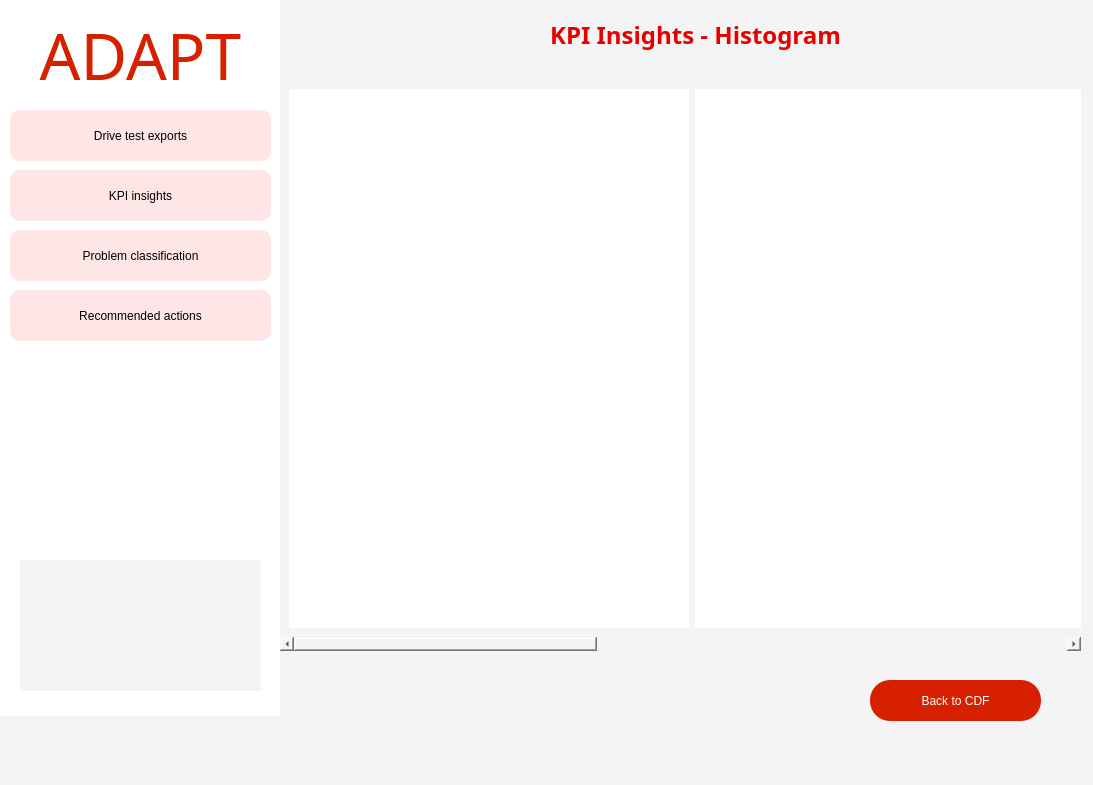
<?xml version="1.0" encoding="UTF-8"?>
<ui version="4.0">
 <class>MainWindow</class>
 <widget class="QMainWindow" name="MainWindow">
  <property name="geometry">
   <rect>
    <x>0</x>
    <y>0</y>
    <width>1093</width>
    <height>785</height>
   </rect>
  </property>
  <property name="windowTitle">
   <string>MainWindow</string>
  </property>
  <property name="styleSheet">
   <string notr="true">
background-color: rgb(244, 244, 244);</string>
  </property>
  <widget class="QWidget" name="centralwidget">
   <widget class="QLabel" name="label_2">
    <property name="geometry">
     <rect>
      <x>-1</x>
      <y>-5</y>
      <width>281</width>
      <height>721</height>
     </rect>
    </property>
    <property name="styleSheet">
     <string notr="true">background-color: rgb(255, 255, 255);</string>
    </property>
    <property name="text">
     <string/>
    </property>
   </widget>
   <widget class="QPushButton" name="exports_button">
    <property name="geometry">
     <rect>
      <x>10</x>
      <y>110</y>
      <width>261</width>
      <height>51</height>
     </rect>
    </property>
    <property name="styleSheet">
     <string notr="true">QPushButton {
    background-color: rgb(255, 230, 230); /* light faded red */
    font: 10pt &quot;Century Gothic&quot;;
    color: black;
    border-radius: 10px;
    border: none;
    padding: 6px 12px;
}

QPushButton:hover {
    background-color: rgb(250, 200, 200); /* slightly deeper red when hovering */
}

QPushButton:pressed {
    background-color: rgb(240, 180, 180); /* deeper red when pressed */
    padding-top: 8px;
    padding-bottom: 4px;
}
</string>
    </property>
    <property name="text">
     <string>Drive test exports</string>
    </property>
    <property name="icon">
     <iconset>
      <normaloff>../../../Downloads/file-export.png</normaloff>../../../Downloads/file-export.png</iconset>
    </property>
    <property name="flat">
     <bool>true</bool>
    </property>
   </widget>
   <widget class="QPushButton" name="insights_button">
    <property name="enabled">
     <bool>false</bool>
    </property>
    <property name="geometry">
     <rect>
      <x>10</x>
      <y>170</y>
      <width>261</width>
      <height>51</height>
     </rect>
    </property>
    <property name="styleSheet">
     <string notr="true">QPushButton {
    background-color: rgb(255, 230, 230); /* light faded red */
    font: 10pt &quot;Century Gothic&quot;;
    color: black;
    border-radius: 10px;
    border: none;
    padding: 6px 12px;
}

QPushButton:hover {
    background-color: rgb(250, 200, 200); /* slightly deeper red when hovering */
}

QPushButton:pressed {
    background-color: rgb(240, 180, 180); /* deeper red when pressed */
    padding-top: 8px;
    padding-bottom: 4px;
}
</string>
    </property>
    <property name="text">
     <string>KPI insights</string>
    </property>
    <property name="icon">
     <iconset>
      <normaloff>../../../Downloads/kpi-evaluation (1).png</normaloff>../../../Downloads/kpi-evaluation (1).png</iconset>
    </property>
    <property name="flat">
     <bool>true</bool>
    </property>
   </widget>
   <widget class="QPushButton" name="classification_button">
    <property name="enabled">
     <bool>false</bool>
    </property>
    <property name="geometry">
     <rect>
      <x>10</x>
      <y>230</y>
      <width>261</width>
      <height>51</height>
     </rect>
    </property>
    <property name="styleSheet">
     <string notr="true">QPushButton {
    background-color: rgb(255, 230, 230); /* light faded red */
    font: 10pt &quot;Century Gothic&quot;;
    color: black;
    border-radius: 10px;
    border: none;
    padding: 6px 12px;
}

QPushButton:hover {
    background-color: rgb(250, 200, 200); /* slightly deeper red when hovering */
}

QPushButton:pressed {
    background-color: rgb(240, 180, 180); /* deeper red when pressed */
    padding-top: 8px;
    padding-bottom: 4px;
}
</string>
    </property>
    <property name="text">
     <string>Problem classification</string>
    </property>
    <property name="icon">
     <iconset>
      <normaloff>../../../Downloads/problem-solving.png</normaloff>../../../Downloads/problem-solving.png</iconset>
    </property>
    <property name="flat">
     <bool>true</bool>
    </property>
   </widget>
   <widget class="QPushButton" name="actions_button">
    <property name="enabled">
     <bool>false</bool>
    </property>
    <property name="geometry">
     <rect>
      <x>10</x>
      <y>290</y>
      <width>261</width>
      <height>51</height>
     </rect>
    </property>
    <property name="styleSheet">
     <string notr="true">QPushButton {
    background-color: rgb(255, 230, 230); /* light faded red */
    font: 10pt &quot;Century Gothic&quot;;
    color: black;
    border-radius: 10px;
    border: none;
    padding: 6px 12px;
}

QPushButton:hover {
    background-color: rgb(250, 200, 200); /* slightly deeper red when hovering */
}

QPushButton:pressed {
    background-color: rgb(240, 180, 180); /* deeper red when pressed */
    padding-top: 8px;
    padding-bottom: 4px;
}
</string>
    </property>
    <property name="text">
     <string>Recommended actions</string>
    </property>
    <property name="icon">
     <iconset>
      <normaloff>../../../Downloads/decision-choice.png</normaloff>../../../Downloads/decision-choice.png</iconset>
    </property>
    <property name="flat">
     <bool>true</bool>
    </property>
   </widget>
   <widget class="QPushButton" name="CDF_button">
    <property name="geometry">
     <rect>
      <x>870</x>
      <y>680</y>
      <width>171</width>
      <height>41</height>
     </rect>
    </property>
    <property name="styleSheet">
     <string notr="true">QPushButton {
    background-color: rgb(214, 32, 0);
    font: 75 11pt &quot;Century Gothic&quot;;
    color: rgb(255, 255, 255);
    border-radius: 20px;
    border: none;
    padding: 5px 10px;
}

QPushButton:pressed {
    background-color: rgb(180, 27, 0);
    padding-top: 7px;
    padding-bottom: 3px;
}

QPushButton:hover {
    background-color: rgb(230, 50, 20);
}
</string>
    </property>
    <property name="text">
     <string>Back to CDF</string>
    </property>
    <property name="default">
     <bool>false</bool>
    </property>
   </widget>
   <widget class="QScrollArea" name="scrollArea">
    <property name="geometry">
     <rect>
      <x>280</x>
      <y>80</y>
      <width>801</width>
      <height>571</height>
     </rect>
    </property>
    <property name="styleSheet">
     <string notr="true">QScrollBar:horizontal {
    border: none;
    background: #f0f0f0;
    height: 12px;
    margin: 0px 0px 0px 0px;
}

QScrollBar::handle:horizontal {
    background: #e60000;
    min-width: 20px;
    border-radius: 6px;
}

QScrollBar::handle:horizontal:hover {
    background: #cc0000;
}

QScrollBar::add-line:horizontal,
QScrollBar::sub-line:horizontal {
    width: 0px;
    subcontrol-origin: margin;
}

QScrollBar::add-page:horizontal,
QScrollBar::sub-page:horizontal {
    background: none;
}

QFrame {
    border: none;
    background: transparent;
}

</string>
    </property>
    <property name="widgetResizable">
     <bool>true</bool>
    </property>
    <widget class="QWidget" name="scrollAreaWidgetContents">
     <property name="geometry">
      <rect>
       <x>0</x>
       <y>0</y>
       <width>2050</width>
       <height>550</height>
      </rect>
     </property>
     <layout class="QHBoxLayout" name="horizontalLayout_2">
      <item>
       <widget class="QFrame" name="throughput_histogram_frame">
        <property name="sizePolicy">
         <sizepolicy hsizetype="Minimum" vsizetype="Minimum">
          <horstretch>0</horstretch>
          <verstretch>0</verstretch>
         </sizepolicy>
        </property>
        <property name="minimumSize">
         <size>
          <width>400</width>
          <height>500</height>
         </size>
        </property>
        <property name="styleSheet">
         <string notr="true">background-color: rgb(255, 255, 255);</string>
        </property>
        <property name="frameShape">
         <enum>QFrame::StyledPanel</enum>
        </property>
        <property name="frameShadow">
         <enum>QFrame::Raised</enum>
        </property>
       </widget>
      </item>
      <item>
       <widget class="QFrame" name="rsrp_histogram_frame">
        <property name="minimumSize">
         <size>
          <width>400</width>
          <height>500</height>
         </size>
        </property>
        <property name="styleSheet">
         <string notr="true">background-color: rgb(255, 255, 255);</string>
        </property>
        <property name="frameShape">
         <enum>QFrame::StyledPanel</enum>
        </property>
        <property name="frameShadow">
         <enum>QFrame::Raised</enum>
        </property>
       </widget>
      </item>
      <item>
       <widget class="QFrame" name="sinr_histogram_frame">
        <property name="minimumSize">
         <size>
          <width>400</width>
          <height>500</height>
         </size>
        </property>
        <property name="styleSheet">
         <string notr="true">background-color: rgb(255, 255, 255);</string>
        </property>
        <property name="frameShape">
         <enum>QFrame::StyledPanel</enum>
        </property>
        <property name="frameShadow">
         <enum>QFrame::Raised</enum>
        </property>
       </widget>
      </item>
      <item>
       <widget class="QFrame" name="rsrq_histogram_frame">
        <property name="minimumSize">
         <size>
          <width>400</width>
          <height>500</height>
         </size>
        </property>
        <property name="styleSheet">
         <string notr="true">background-color: rgb(255, 255, 255);</string>
        </property>
        <property name="frameShape">
         <enum>QFrame::StyledPanel</enum>
        </property>
        <property name="frameShadow">
         <enum>QFrame::Raised</enum>
        </property>
       </widget>
      </item>
      <item>
       <widget class="QFrame" name="UE_Power_frame">
        <property name="minimumSize">
         <size>
          <width>400</width>
          <height>500</height>
         </size>
        </property>
        <property name="styleSheet">
         <string notr="true">background-color: rgb(255, 255, 255);</string>
        </property>
        <property name="frameShape">
         <enum>QFrame::StyledPanel</enum>
        </property>
        <property name="frameShadow">
         <enum>QFrame::Raised</enum>
        </property>
       </widget>
      </item>
     </layout>
    </widget>
   </widget>
   <widget class="QLabel" name="titleLabel">
    <property name="geometry">
     <rect>
      <x>490</x>
      <y>10</y>
      <width>411</width>
      <height>51</height>
     </rect>
    </property>
    <property name="font">
     <font>
      <family>Segoe UI,Arial,sans-serif</family>
      <weight>75</weight>
      <bold>true</bold>
     </font>
    </property>
    <property name="styleSheet">
     <string notr="true">color: #e60000; text-shadow: 1px 1px 2px rgba(0,0,0,0.1);</string>
    </property>
    <property name="text">
     <string>&lt;html&gt;&lt;head/&gt;&lt;body&gt;&lt;p align=&quot;center&quot;&gt;&lt;span style=&quot; font-size:18pt;&quot;&gt;KPI Insights - Histogram&lt;/span&gt;&lt;/p&gt;&lt;/body&gt;&lt;/html&gt;</string>
    </property>
    <property name="alignment">
     <set>Qt::AlignLeading|Qt::AlignLeft|Qt::AlignVCenter</set>
    </property>
   </widget>
   <widget class="QLabel" name="label">
    <property name="geometry">
     <rect>
      <x>20</x>
      <y>10</y>
      <width>241</width>
      <height>91</height>
     </rect>
    </property>
    <property name="font">
     <font>
      <family>Britannic Bold</family>
      <pointsize>34</pointsize>
      <weight>50</weight>
      <italic>false</italic>
      <bold>false</bold>
     </font>
    </property>
    <property name="styleSheet">
     <string notr="true">color:rgb(214, 32, 0);
font: 34pt &quot;Britannic Bold&quot;;
background-color: rgb(255, 255, 255);



</string>
    </property>
    <property name="text">
     <string>&lt;html&gt;&lt;head/&gt;&lt;body&gt;&lt;p align=&quot;center&quot;&gt;&lt;span style=&quot; font-size:48pt;&quot;&gt;ADAPT&lt;/span&gt;&lt;/p&gt;&lt;/body&gt;&lt;/html&gt;</string>
    </property>
   </widget>
   <widget class="QLabel" name="label_7">
    <property name="geometry">
     <rect>
      <x>20</x>
      <y>560</y>
      <width>241</width>
      <height>131</height>
     </rect>
    </property>
    <property name="frameShape">
     <enum>QFrame::NoFrame</enum>
    </property>
    <property name="frameShadow">
     <enum>QFrame::Plain</enum>
    </property>
    <property name="text">
     <string/>
    </property>
    <property name="pixmap">
     <pixmap>../Vodafone-Logo.png</pixmap>
    </property>
    <property name="scaledContents">
     <bool>true</bool>
    </property>
   </widget>
  </widget>
  <widget class="QMenuBar" name="menubar">
   <property name="geometry">
    <rect>
     <x>0</x>
     <y>0</y>
     <width>1093</width>
     <height>26</height>
    </rect>
   </property>
  </widget>
  <widget class="QStatusBar" name="statusbar"/>
 </widget>
 <resources/>
 <connections/>
</ui>
